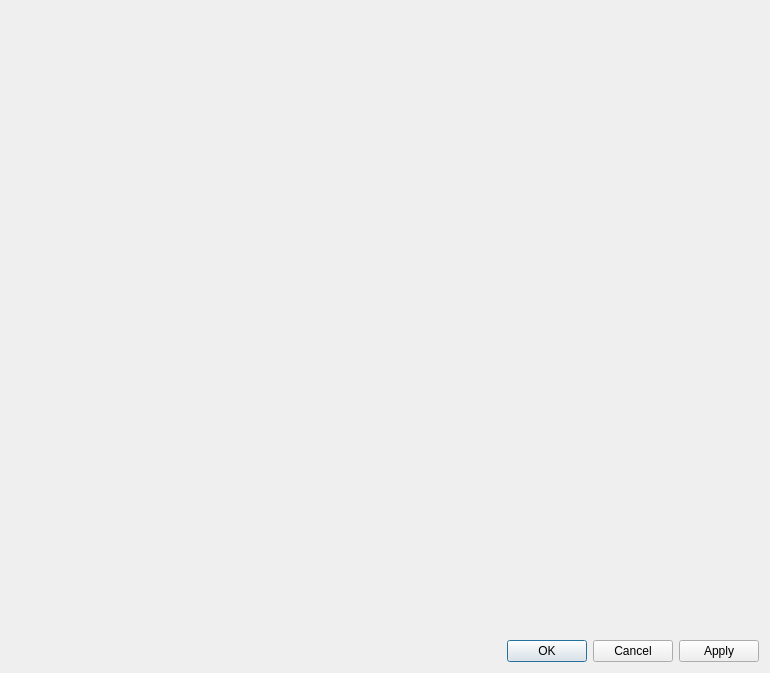
<?xml version="1.0" encoding="UTF-8"?>
<ui version="4.0">
 <class>TrainDataDialog</class>
 <widget class="QDialog" name="TrainDataDialog">
  <property name="windowModality">
   <enum>Qt::ApplicationModal</enum>
  </property>
  <property name="geometry">
   <rect>
    <x>0</x>
    <y>0</y>
    <width>770</width>
    <height>673</height>
   </rect>
  </property>
  <property name="windowTitle">
   <string>Schulungsdaten</string>
  </property>
  <property name="modal">
   <bool>true</bool>
  </property>
  <layout class="QVBoxLayout" name="verticalLayout">
   <item>
    <widget class="TrainDataWidget" name="wiTrainData" native="true"/>
   </item>
   <item>
    <widget class="QDialogButtonBox" name="buttonBox">
     <property name="orientation">
      <enum>Qt::Horizontal</enum>
     </property>
     <property name="standardButtons">
      <set>QDialogButtonBox::Apply|QDialogButtonBox::Cancel|QDialogButtonBox::Ok</set>
     </property>
    </widget>
   </item>
  </layout>
 </widget>
 <customwidgets>
  <customwidget>
   <class>TrainDataWidget</class>
   <extends>QWidget</extends>
   <header>traindata/traindatawidget.h</header>
   <container>1</container>
  </customwidget>
 </customwidgets>
 <resources/>
 <connections>
  <connection>
   <sender>buttonBox</sender>
   <signal>accepted()</signal>
   <receiver>TrainDataDialog</receiver>
   <slot>accept()</slot>
   <hints>
    <hint type="sourcelabel">
     <x>258</x>
     <y>662</y>
    </hint>
    <hint type="destinationlabel">
     <x>157</x>
     <y>274</y>
    </hint>
   </hints>
  </connection>
  <connection>
   <sender>buttonBox</sender>
   <signal>rejected()</signal>
   <receiver>TrainDataDialog</receiver>
   <slot>reject()</slot>
   <hints>
    <hint type="sourcelabel">
     <x>326</x>
     <y>662</y>
    </hint>
    <hint type="destinationlabel">
     <x>286</x>
     <y>274</y>
    </hint>
   </hints>
  </connection>
 </connections>
</ui>
